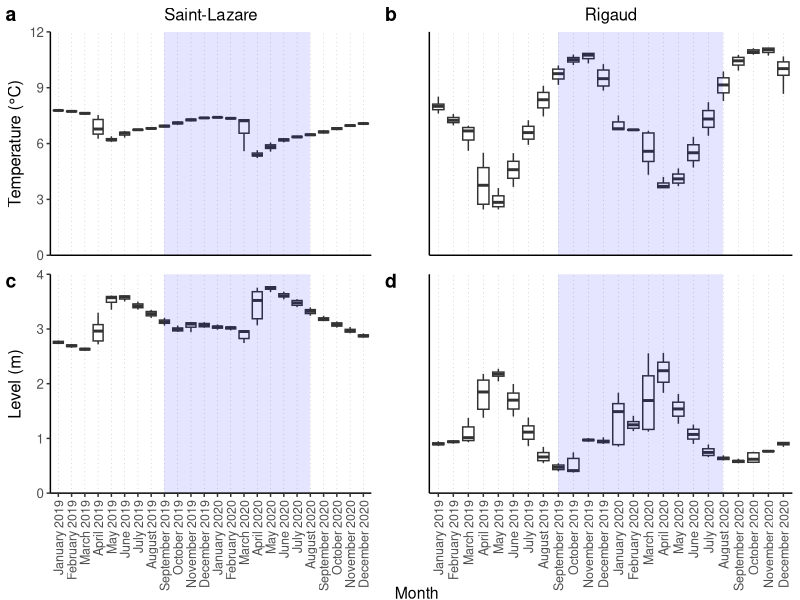

Source code (R): (Note: this script raises an error after producing the figure.)
## ---- chunk 1
knitr::opts_knit$set(root.dir = "/Users/karinevilleneuve/OneDrive - UQAM/DOCTORAT/Projects/Chapitre-1_Spatial/Hydrogeo_data/")
library(ggplot2)
library(dplyr)
library(ggpubr)
## ---- chunk 2
piezo_r=read.table("piezo_r.csv", sep=",",header=TRUE) # measures from the Rigaud probe
piezo_sl=read.table("piezo_sl.csv", sep=",",header=TRUE) # measures from the Saint-Lazare probe
## ---- chunk 3
piezo_r$City="Rigaud"
piezo_sl$City="Saint-Lazare"
piezo=rbind(piezo_r,piezo_sl)
piezo$City_date=paste(piezo$City, piezo$Date, sep="_") # Create a new column combining dates and city 
piezo$Date=as.Date(piezo$Date) # Change column to Date format
piezo$month=months(piezo$Date) # Extract only the month
piezo$year=gsub("-.*","",piezo$Date) # Combine month and year
piezo$Month_year=paste(piezo$month, piezo$year, sep=" ")
## ---- chunk 4
# Remove daily outliers 
temp_list_daily=list()
lev_list_daily=list()
i = 0
for (each_date in unique(piezo$City_date)){
  i=i+1
  date_df=subset(piezo, City_date==each_date)
  # Remove outliers for temperature 
  temp_quartiles=quantile(date_df$TEMPERATURE, probs=c(.25, .75), na.rm=FALSE)
  temp_IQR=IQR(date_df$TEMPERATURE)
  temp_Lower=temp_quartiles[1] - 1.5*temp_IQR
  temp_Upper=temp_quartiles[2]+1.5*temp_IQR
  temp_no_out=subset(date_df, date_df$TEMPERATURE > temp_Lower & date_df$TEMPERATURE < temp_Upper)
  temp_list_daily[[i]]=temp_no_out
  # Remove outliers for level
  lev_quartiles=quantile(date_df$LEVEL, probs=c(.25, .75), na.rm=FALSE)
  lev_IQR=IQR(date_df$LEVEL)
  lev_Lower=lev_quartiles[1] - 1.5*lev_IQR
  lev_Upper=lev_quartiles[2]+1.5*lev_IQR
  lev_no_out=subset(date_df, date_df$LEVEL > lev_Lower & date_df$LEVEL < lev_Upper)
  lev_list_daily[[i]]=lev_no_out
}
temp_daily=do.call("rbind",temp_list_daily)
level_daily=do.call("rbind",lev_list_daily)
## ---- chunk 5
# Temperature 
temp_list_montly=list()
i = 0
for (each_date in unique(temp_daily$Month_year)){
  i=i+1
  date_df=subset(temp_daily, Month_year==each_date)
  temp_quartiles=quantile(date_df$TEMPERATURE, probs=c(.25, .75), na.rm=FALSE)
  temp_IQR=IQR(date_df$TEMPERATURE)
  temp_Lower=temp_quartiles[1] - 1.5*temp_IQR
  temp_Upper=temp_quartiles[2]+1.5*temp_IQR
  temp_no_out=subset(date_df, date_df$TEMPERATURE > temp_Lower & date_df$TEMPERATURE < temp_Upper)
  temp_list_montly[[i]]=temp_no_out
}
temp_df=do.call("rbind",temp_list_montly)
# Level
level_list_montly=list()
i = 0

for (each_date in unique(level_daily$Month_year)){
  i=i+1
  date_df=subset(level_daily, Month_year==each_date)
  lev_quartiles=quantile(date_df$LEVEL, probs=c(.25, .75), na.rm=FALSE)
  lev_IQR=IQR(date_df$LEVEL)
  lev_Lower=lev_quartiles[1] - 1.5*lev_IQR
  lev_Upper=lev_quartiles[2]+1.5*lev_IQR
  lev_no_out=subset(date_df, date_df$LEVEL > lev_Lower & date_df$LEVEL < lev_Upper)
  level_list_montly[[i]]=lev_no_out
}
level_df=do.call("rbind",level_list_montly)
## ---- chunk 6
# Combine but keep columns 
mean_daily_temperature=temp_df %>% 
  group_by(City_date) %>% 
  mutate(mean_daily_temperature=mean(TEMPERATURE)) %>% 
  ungroup() %>%
  distinct(City_date, .keep_all = TRUE) # Remove duplicate


mean_daily_level=level_df %>% 
  group_by(City_date) %>% 
  mutate(mean_daily_level=mean(LEVEL)) %>% 
  ungroup() %>%
  distinct(City_date, .keep_all = TRUE) # Remove duplicate

# Remove columns we don't need anymore
mean_daily_level=subset(mean_daily_level, select=-c(Time, ms, TEMPERATURE, LEVEL))
mean_daily_temperature=subset(mean_daily_temperature, select=-c(Time, ms, LEVEL, TEMPERATURE))
## ---- chunk 7
mean_daily_temperature$Month_year=factor(mean_daily_temperature$Month_year, levels=c("January 2019","February 2019","March 2019","April 2019",
                                                       "May 2019","June 2019","July 2019","August 2019","September 2019",
                                                       "October 2019","November 2019","December 2019","January 2020",
                                                       "February 2020","March 2020","April 2020","May 2020","June 2020",
                                                       "July 2020","August 2020","September 2020","October 2020",
                                                       "November 2020","December 2020"))
mean_daily_level$Month_year=factor(mean_daily_level$Month_year, levels=c("January 2019","February 2019","March 2019","April 2019",
                                                       "May 2019","June 2019","July 2019","August 2019","September 2019",
                                                       "October 2019","November 2019","December 2019","January 2020",
                                                       "February 2020","March 2020","April 2020","May 2020","June 2020",
                                                       "July 2020","August 2020","September 2020","October 2020",
                                                       "November 2020","December 2020"))
# Seperate dataframe according to city
rigaud_temperature=subset(mean_daily_temperature, City=="Rigaud")
rigaud_level=subset(mean_daily_level, City=="Rigaud")
saintlaz_temperature=subset(mean_daily_temperature, City=="Saint-Lazare")
saintlaz_level=subset(mean_daily_level, City=="Saint-Lazare")
## ---- chunk 8
# plotting results for Saint-Lazare (a)
sl_temp_plot= ggplot(saintlaz_temperature, aes(Month_year, y=mean_daily_temperature)) + 
  geom_boxplot(outlier.color=NA) +
  labs(title="Saint-Lazare", y="Temperature (°C)") +
  theme_classic() +
  scale_y_continuous(limits=c(0,12), expand = c(0,0), n.breaks = 5) + # remove space between 0 and x axis
  theme(text = element_text(size=12, face="plain"), 
        panel.grid.major.x = element_line(color = "gray", size = 0.2,linetype = 3), 
        legend.justification = "center",
        legend.position="bottom", 
        plot.title = element_text(hjust =0.5, size=12, face="plain"),
        axis.text.x = element_blank(), 
        axis.ticks.x=element_blank(), 
        axis.title.x = element_blank()) +
  annotate("rect", xmin="September 2019",xmax = "August 2020",ymin =0, ymax = Inf,
           alpha =0.1,fill = "blue") # Add blue rectangle representing sampling period 

sl_level_plot= ggplot(saintlaz_level, aes(Month_year, y=mean_daily_level)) + 
  geom_boxplot(outlier.color=NA) +
  labs(y="Level (m)") +
  theme_classic() +
  scale_y_continuous(limits=c(0,4), expand = c(0,0), n.breaks = 5) + # remove space between 0 and x axis
  theme(text = element_text(size=12, face="plain"),
        panel.grid.major.x = element_line(color = "gray", size = 0.2,linetype = 3), 
        legend.justification = "center",
        legend.position="bottom", 
        plot.title = element_text(hjust =0.5, size=12,face="plain"),
        axis.text.x = element_text(angle = 90, vjust = 0.5, hjust=1,size=9), 
        axis.title.x=element_blank()) + 
  annotate("rect", xmin="September 2019",xmax = "August 2020",ymin =0, ymax = Inf,
           alpha =0.1,fill = "blue") # Add blue rectangle representing sampling period 


r_level_plot= ggplot(rigaud_level, aes(Month_year, y=mean_daily_level)) + 
  geom_boxplot(outlier.color=NA) +
  labs(x= "Date") +
  theme_classic() +
  scale_y_continuous(limits=c(0,4), expand = c(0,0)) + # remove space between 0 and x axis
  theme(text = element_text(size=12,face="plain"),
        panel.grid.major.x = element_line(color = "gray", size = 0.2,linetype = 3), 
        legend.justification = "center",
        legend.position="bottom", 
        plot.title = element_text(hjust =0.5, size=12,face="plain"),
        axis.text.x = element_text(angle = 90, vjust = 0.5, hjust=1, size=9),
        axis.title.y = element_blank(), 
        axis.text.y=element_blank(), 
        axis.ticks.y = element_blank(), 
        axis.title.x=element_blank()) +
  annotate("rect", xmin="September 2019",xmax = "August 2020",ymin =0, ymax = Inf,
           alpha =0.1,fill = "blue") # Add blue rectangle representing sampling period 

r_temp_plot= ggplot(rigaud_temperature, aes(Month_year, y=mean_daily_temperature)) + 
  geom_boxplot(outlier.color=NA) +
  labs(title="Rigaud") +
  theme_classic() +
  scale_y_continuous(limits=c(0,12), expand = c(0,0), n.breaks = 5) + # remove space between 0 and x axis
  theme(text = element_text(size=12, face="plain"),
        panel.grid.major.x = element_line(color = "gray", size = 0.2,linetype = 3), 
        legend.justification = "center",
        legend.position="bottom", 
        plot.title = element_text(hjust =0.5, size=12, face="plain"),
        axis.text.x = element_blank(), 
        axis.ticks.x=element_blank(), 
        axis.title.x = element_blank(),
        axis.title.y = element_blank(), 
        axis.text.y=element_blank(), 
        axis.ticks.y = element_blank()) +
  annotate("rect", xmin="September 2019",xmax = "August 2020",ymin =0, ymax = Inf,
           alpha =0.1,fill = "blue") # Add blue rectangle representing sampling period 

combined_plot=ggarrange(sl_temp_plot, r_temp_plot, sl_level_plot, r_level_plot, ncol=2, nrow=2, labels=c("a","b","c","d"),
                        heights=c(0.8,1), widths=c(0.9,1), align="v") + 
  annotate("text", x=0.521, y=0.012, label = "Month", size = 4)
## ---- chunk 9
ggsave("temperature_level.pdf",plot=combined_plot, device="pdf", path="/Users/karinevilleneuve/OneDrive - UQAM/DOCTORAT/Projects/Chapitre-1_Spatial/images/", width=16.5, height = 16.5, units = "cm")
## ---- chunk 10
mdl=subset(mean_daily_level, subset=Month_year %in% c("September 2019","October 2019","November 2019",
                                                   "December 2019","January 2020","February 2020",
                                                   "March 2020","April 2020","May 2020","June 2020",
                                                    "July 2020","August 2020"))
mdt=subset(mean_daily_temperature, subset=Month_year %in% c("September 2019","October 2019","November 2019",
                                                   "December 2019","January 2020","February 2020",
                                                   "March 2020","April 2020","May 2020","June 2020",
                                                    "July 2020","August 2020"))
## ---- chunk 11
write.csv(mdt, "/Users/karinevilleneuve/OneDrive - UQAM/DOCTORAT/Projects/Chapitre-1_Spatial/Github/main_daily_temperature.csv", quote=FALSE, row.names = FALSE)
write.csv(mdl, "/Users/karinevilleneuve/OneDrive - UQAM/DOCTORAT/Projects/Chapitre-1_Spatial/Github/main_daily_level.csv", quote=FALSE, row.names = FALSE)
